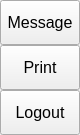
                 <widget class="QFrame" name="extraRightBox">
                  <property name="minimumSize">
                   <size>
                    <width>0</width>
                    <height>0</height>
                   </size>
                  </property>
                  <property name="maximumSize">
                   <size>
                    <width>0</width>
                    <height>16777215</height>
                   </size>
                  </property>
                  <property name="frameShape">
                   <enum>QFrame::Shape::NoFrame</enum>
                  </property>
                  <property name="frameShadow">
                   <enum>QFrame::Shadow::Raised</enum>
                  </property>
                  <layout class="QVBoxLayout" name="verticalLayout_7">
                   <property name="spacing">
                    <number>0</number>
                   </property>
                   <property name="leftMargin">
                    <number>0</number>
                   </property>
                   <property name="topMargin">
                    <number>0</number>
                   </property>
                   <property name="rightMargin">
                    <number>0</number>
                   </property>
                   <property name="bottomMargin">
                    <number>0</number>
                   </property>
                   <item>
                    <widget class="QFrame" name="themeSettingsTopDetail">
                     <property name="maximumSize">
                      <size>
                       <width>16777215</width>
                       <height>3</height>
                      </size>
                     </property>
                     <property name="frameShape">
                      <enum>QFrame::Shape::NoFrame</enum>
                     </property>
                     <property name="frameShadow">
                      <enum>QFrame::Shadow::Raised</enum>
                     </property>
                    </widget>
                   </item>
                   <item>
                    <widget class="QFrame" name="contentSettings">
                     <property name="frameShape">
                      <enum>QFrame::Shape::NoFrame</enum>
                     </property>
                     <property name="frameShadow">
                      <enum>QFrame::Shadow::Raised</enum>
                     </property>
                     <layout class="QVBoxLayout" name="verticalLayout_13">
                      <property name="spacing">
                       <number>0</number>
                      </property>
                      <property name="leftMargin">
                       <number>0</number>
                      </property>
                      <property name="topMargin">
                       <number>0</number>
                      </property>
                      <property name="rightMargin">
                       <number>0</number>
                      </property>
                      <property name="bottomMargin">
                       <number>0</number>
                      </property>
                      <item alignment="Qt::AlignmentFlag::AlignTop">
                       <widget class="QFrame" name="topMenus">
                        <property name="frameShape">
                         <enum>QFrame::Shape::NoFrame</enum>
                        </property>
                        <property name="frameShadow">
                         <enum>QFrame::Shadow::Raised</enum>
                        </property>
                        <layout class="QVBoxLayout" name="verticalLayout_14">
                         <property name="spacing">
                          <number>0</number>
                         </property>
                         <property name="leftMargin">
                          <number>0</number>
                         </property>
                         <property name="topMargin">
                          <number>0</number>
                         </property>
                         <property name="rightMargin">
                          <number>0</number>
                         </property>
                         <property name="bottomMargin">
                          <number>0</number>
                         </property>
                         <item>
                          <widget class="QPushButton" name="btn_message">
                           <property name="sizePolicy">
                            <sizepolicy hsizetype="Expanding" vsizetype="Fixed">
                             <horstretch>0</horstretch>
                             <verstretch>0</verstretch>
                            </sizepolicy>
                           </property>
                           <property name="minimumSize">
                            <size>
                             <width>0</width>
                             <height>45</height>
                            </size>
                           </property>
                           <property name="font">
                            <font>
                             <family>Segoe UI</family>
                             <pointsize>12</pointsize>
                             <italic>false</italic>
                             <bold>false</bold>
                            </font>
                           </property>
                           <property name="cursor">
                            <cursorShape>PointingHandCursor</cursorShape>
                           </property>
                           <property name="layoutDirection">
                            <enum>Qt::LayoutDirection::LeftToRight</enum>
                           </property>
                           <property name="styleSheet">
                            <string notr="true">background-image: url(:/icons/resources/icons/cil-envelope-open.png);</string>
                           </property>
                           <property name="text">
                            <string>Message</string>
                           </property>
                          </widget>
                         </item>
                         <item>
                          <widget class="QPushButton" name="btn_print">
                           <property name="sizePolicy">
                            <sizepolicy hsizetype="Expanding" vsizetype="Fixed">
                             <horstretch>0</horstretch>
                             <verstretch>0</verstretch>
                            </sizepolicy>
                           </property>
                           <property name="minimumSize">
                            <size>
                             <width>0</width>
                             <height>45</height>
                            </size>
                           </property>
                           <property name="font">
                            <font>
                             <family>Segoe UI</family>
                             <pointsize>12</pointsize>
                             <italic>false</italic>
                             <bold>false</bold>
                            </font>
                           </property>
                           <property name="cursor">
                            <cursorShape>PointingHandCursor</cursorShape>
                           </property>
                           <property name="layoutDirection">
                            <enum>Qt::LayoutDirection::LeftToRight</enum>
                           </property>
                           <property name="styleSheet">
                            <string notr="true">background-image: url(:/icons/resources/icons/cil-print.png);</string>
                           </property>
                           <property name="text">
                            <string>Print</string>
                           </property>
                          </widget>
                         </item>
                         <item>
                          <widget class="QPushButton" name="btn_logout">
                           <property name="sizePolicy">
                            <sizepolicy hsizetype="Expanding" vsizetype="Fixed">
                             <horstretch>0</horstretch>
                             <verstretch>0</verstretch>
                            </sizepolicy>
                           </property>
                           <property name="minimumSize">
                            <size>
                             <width>0</width>
                             <height>45</height>
                            </size>
                           </property>
                           <property name="font">
                            <font>
                             <family>Segoe UI</family>
                             <pointsize>12</pointsize>
                             <italic>false</italic>
                             <bold>false</bold>
                            </font>
                           </property>
                           <property name="cursor">
                            <cursorShape>PointingHandCursor</cursorShape>
                           </property>
                           <property name="layoutDirection">
                            <enum>Qt::LayoutDirection::LeftToRight</enum>
                           </property>
                           <property name="styleSheet">
                            <string notr="true">background-image: url(:/icons/resources/icons/cil-account-logout.png);</string>
                           </property>
                           <property name="text">
                            <string>Logout</string>
                           </property>
                          </widget>
                         </item>
                        </layout>
                       </widget>
                      </item>
                     </layout>
                    </widget>
                   </item>
                  </layout>
                 </widget>
